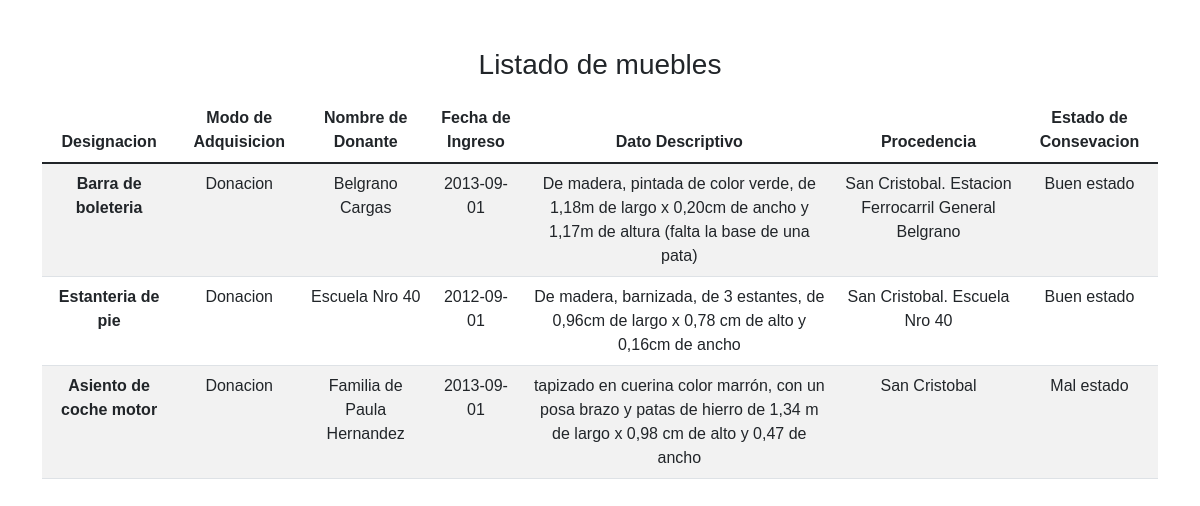
Screenshot of /mueblesg.php with the database file from the repository.
### tables this page shows
CREATE TABLE `inventariomuebles` (
  `idmuebles` int(11) NOT NULL,
  `designacion` varchar(60) NOT NULL,
  `modoadquisicion` varchar(60) DEFAULT NULL,
  `nomdonante` varchar(50) DEFAULT NULL,
  `fechaing` date DEFAULT NULL,
  `datodescr` varchar(260) NOT NULL,
  `procedencia` varchar(160) DEFAULT NULL,
  `estadoconserv` varchar(60) NOT NULL,
  `codigo` varchar(50) NOT NULL,
  `activo` int(11) NOT NULL DEFAULT '1',
  `categoria_idcategoriaboss` int(11) NOT NULL,
  `usuarios_idusuario` int(11) NOT NULL
);

### mueblesg.php (the view, shortened to what this page needs)
<?php
require_once "conexion.php";
 $sql="SELECT * FROM inventariomuebles  where activo=1 ORDER BY idmuebles";
 $result=mysqli_query($conex,$sql);
 if (mysqli_num_rows($result)>0){
include("primero.php");
 ?>
    <section>
    <div class="container text-center ">
        <div class="text-center mt-5 mb-3"><h3>Listado de muebles</h3></div>
        <table class="table table-striped table-hover">
                <thead>
                    <tr>
                    <th scope="col">Designacion</th>
                    <th scope="col">Modo de Adquisicion</th>
                    <th scope="col">Nombre de Donante</th>
                    <th scope="col">Fecha de Ingreso</th>
                    <th scope="col">Dato Descriptivo</th>
                    <th scope="col">Procedencia</th>
                    <th scope="col">Estado de Consevacion</th>
                    </tr>
                </thead>
            <tbody>
            <?php
                While ($fila=mysqli_fetch_array($result)){
            ?>
                <tr>
                    <th scope="row"><?php echo $fila["designacion"]; ?></th>
                    <td><?php echo $fila["modoadquisicion"]; ?></td>
                    <td><?php echo $fila["nomdonante"]; ?></td>
                    <td><?php echo $fila["fechaing"]; ?></td>
                    <td><?php echo $fila["datodescr"]; ?></td>
                    <td><?php echo $fila["procedencia"]; ?></td>
                    <td><?php echo $fila["estadoconserv"]; ?></td>
                </tr>
            <?php
            }
            ?>
            </tbody>
    </table></div>
   <?php
     }else header("location:vacioinventario.php");
   ?>
    </section>
 </body>
 </html>

### primero.php (shortened to what this page needs)
<!DOCTYPE html>
<html lang="es">
<head>
    <link rel="stylesheet" href="bootstrap/css/bootstrap.min.css">
    <link rel="stylesheet" href="./CSS/estilo.css">
</head>
<body>

### CSS/estilo.css (style rules this page uses)
body { font-family: 'Play', sans-serif; }

### rows the page displays
inventariomuebles: designacion "Barra de boleteria", modoadquisicion "Donacion", nomdonante "Belgrano Cargas", fechaing "2013-09-01", datodescr "De madera, pintada de color verde, de 1,18m de largo x 0,20cm de ancho y 1,17m de altura (falta la base de una pata)", procedencia "San Cristobal. Estacion Ferrocarril General Belgrano", estadoconserv "Buen estado"
inventariomuebles: designacion "Estanteria de pie", modoadquisicion "Donacion", nomdonante "Escuela Nro 40", fechaing "2012-09-01", datodescr "De madera, barnizada, de 3 estantes, de 0,96cm de largo x 0,78 cm de alto y 0,16cm de ancho", procedencia "San Cristobal. Escuela Nro 40", estadoconserv "Buen estado"
inventariomuebles: designacion "Asiento de coche motor", modoadquisicion "Donacion", nomdonante "Familia de Paula Hernandez", fechaing "2013-09-01", datodescr "tapizado en cuerina color marrón, con un posa brazo y patas de hierro de 1,34 m de largo x 0,98 cm de alto y 0,47 de ancho", procedencia "San Cristobal", estadoconserv "Mal estado"
